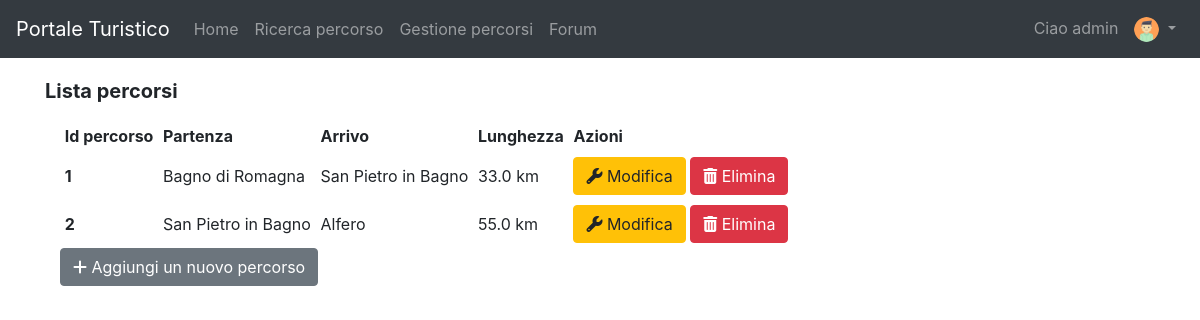
Page /path/show/ (signed in) on the earlier database version.
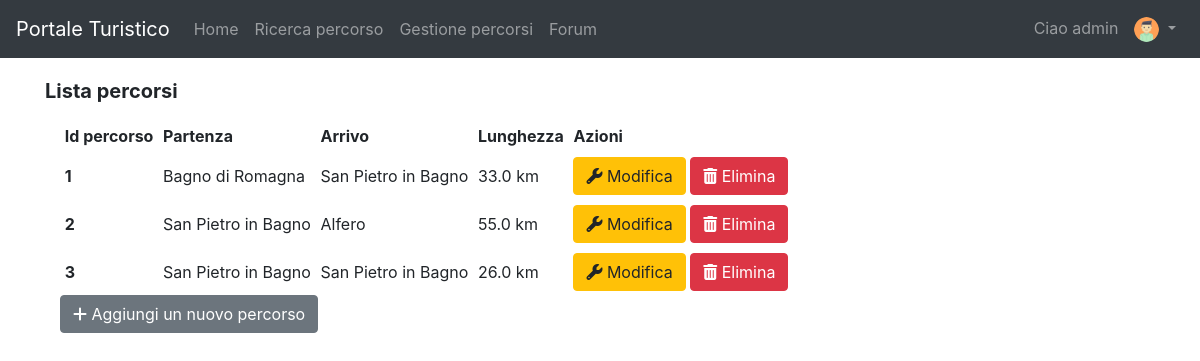
Same page on the later database version.
### pathManagement/models.py (models this page shows, shortened)
class Path(models.Model):
    activityChoices = (
        ('relax', 'Relax'),
        ('didattica', 'Didattica'),
        ('esplorazione', 'Esplorazione'),
        ('escursionismo', 'Escursionismo'),
    )
    locationChoices = (
        ('bagnodiromagna', 'Bagno di Romagna'),
        ('sanpietroinbagno', 'San Pietro in Bagno'),
        ('acquapartita', 'Acquapartita'),
        ('laghi', 'Laghi'),
        ('alfero', 'Alfero'),
    )
    difficultyChoices = (
        ('facile', 'Facile'),
        ('medio', 'Medio'),
        ('difficile', 'Difficile'),
    )
    contextChoices = (
        ('collinare', 'Collinare'),
        ('urbano', 'Urbano'),
        ('fluviale', 'Fluviale'),
        ('boschivo', 'Boschivo'),
        ('laghi', 'Laghi'),
    )
    transportChoices = (
        ('automobile', 'Automobile'),
        ('bicidacittà', 'Bici da città'),
        ('piedi', 'Piedi'),
        ('mountainbike', 'Mountain bike'),
    )
    audienceChoices = (
        ('famiglia', 'Famiglia'),
        ('gruppi', 'Gruppi'),
        ('coppie', 'Coppie'),
        ('mobilitàridotta', 'Mobilità ridotta'),
        ('escursionisti', 'Escursionisti'),
        ('sportivi', 'Sportivi'),
    )
    id = models.PositiveIntegerField(primary_key=True)
    activity = models.CharField(max_length=30, choices=activityChoices)
    start = models.CharField(max_length=30, choices=locationChoices)
    end = models.CharField(max_length=30, choices=locationChoices)
    gradient = models.IntegerField()
    walkTime = models.PositiveIntegerField()
    bikeTime = models.PositiveIntegerField(blank=True, default=0)
    carriageablePath = models.FloatField(blank=True, default=0, validators=[MinValueValidator(0)])
    nonCarriageablePath = models.FloatField(blank=True, default=0, validators=[MinValueValidator(0)])
    totalKilometers = models.FloatField(editable=False, blank=True, default='0')
    difficulty = models.CharField(max_length=30, choices=difficultyChoices)
    difficultyImage = models.ImageField(blank=False, upload_to=user_directory_path)
    context = MultiSelectField(choices=contextChoices)
    contextImage = models.ImageField(blank=False, upload_to=user_directory_path)
    transport = MultiSelectField(choices=transportChoices)
    transportImage = models.ImageField(blank=False, upload_to=user_directory_path)
    audience = MultiSelectField(choices=audienceChoices)
    audienceImage = models.ImageField(blank=False, upload_to=user_directory_path)
    path = models.ImageField(blank=False, upload_to=user_directory_path)
    cover = models.ImageField(blank=False, upload_to=user_directory_path)
    class Meta:
        ordering = ['id']

### pathManagement/views.py (the view)
# urls.py: path('show/', ShowPath.as_view(), name='showPath'),
class ShowPath(ListView):
    model = Path
    template_name = 'showPath.html'

### pathManagement/templates/showPath.html (shortened to what this page needs)
{% extends 'base.html' %}
{% block slideshow %}
    <div class="container py-4">
        <div class="col-md-12">
            <div class="row pb-2">
                <h5><b>Lista percorsi</b></h5>
            </div>
            <table class="table-sm"
                   data-toggle="table"
                   data-pagination="true"
                   data-search="true">
                <thead class="thead-light">
                <tr>
                    <th scope="col" data-sortable="true" data-field="id">Id percorso</th>
                    <th scope="col" data-sortable="true" data-field="start">Partenza</th>
                    <th scope="col" data-sortable="true" data-field="end">Arrivo</th>
                    <th scope="col" data-sortable="true" data-field="path">Lunghezza</th>
                    <th scope="col">Azioni</th>
                </tr>
                </thead>
                <tbody>
                {% for object in object_list %}
                    <tr>
                        <th scope="row">{{ object.id }}</th>
                        <td>{{ object.get_start_display }}</td>
                        <td>{{ object.get_end_display }}</td>
                        <td>{{ object.totalKilometers }} km</td>
                        <td>
                            <a class="btn btn-warning" role="button" href="{% url 'editPath' object.pk %}"><i
                                    class="fa fa-wrench"
                                    aria-hidden="true"></i>
                                Modifica
                            </a>
                            <a class="btn btn-danger" role="button" href="{% url 'removePath' object.pk %}">
                                <i class="fa fa-trash" aria-hidden="true"></i> Elimina
                            </a>
                        </td>
                    </tr>
                {% empty %}
                    <div class="alert alert-info" role="alert" style="text-align: center">
                        Nessun percorso ancora inserito, utilizza il pulsante
                        "Aggiungi un nuovo percorso"
                    </div>
                {% endfor %}
                </tbody>
            </table>
            <div class="float-left">
                <a class="btn btn-secondary" role="button" href="{% url 'insertPath' %}">
                    <i class="fa fa-plus" aria-hidden="true"></i>
                    Aggiungi un nuovo percorso
                </a>
            </div>
        </div>
    </div>
{% endblock %}

Differences in the rows shown:
added Path: id "3", start "San Pietro in Bagno", end "San Pietro in Bagno", totalKilometers "26.0"
